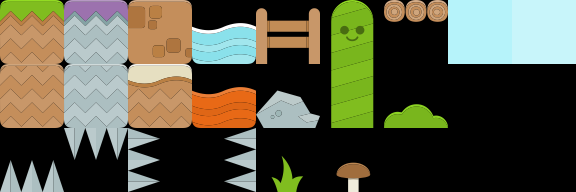

A 2D game scene composited from a Tiled map and its tileset images. What follows is a short description and the map's XML, with every tile layer's data as written:
An orthogonal 9x3 tile map with 64x64 px tiles, 1 tile layer (ShoeBox Tile Grab).

<map version="1.0" orientation="orthogonal" width="9" height="3" tilewidth="64" tileheight="64">
<tileset firstgid="1" name="Tileset_bank.png" tilewidth="64" tileheight="64">
	<image source="Tileset_bank.png" width="512" height="192" />
</tileset>
	<layer name="ShoeBox Tile Grab" width="9" height="3">
		<data>
			<tile gid="1" />
			<tile gid="2" />
			<tile gid="3" />
			<tile gid="4" />
			<tile gid="5" />
			<tile gid="6" />
			<tile gid="7" />
			<tile gid="8" />
			<tile gid="9" />
			<tile gid="10" />
			<tile gid="11" />
			<tile gid="12" />
			<tile gid="13" />
			<tile gid="14" />
			<tile gid="15" />
			<tile gid="16" />
			<tile gid="17" />
			<tile gid="17" />
			<tile gid="18" />
			<tile gid="19" />
			<tile gid="20" />
			<tile gid="21" />
			<tile gid="22" />
			<tile gid="23" />
			<tile gid="17" />
			<tile gid="17" />
			<tile gid="17" />
		</data>
	</layer>
</map>